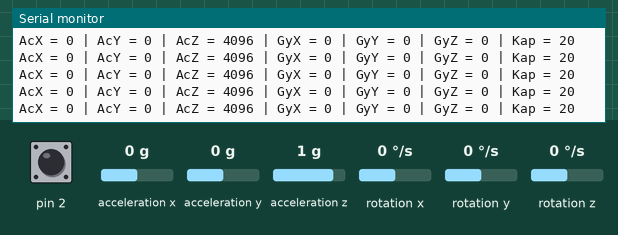
Recording of a sketch running on a simulated Arduino Uno, built with avr-gcc and run on an emulated ATmega328P. Parts: the last lines printed to the serial monitor. Wiring (inferred from the names in the program): MPU-6050 motion sensor at I2C address 0x68. The inputs (shaded band) are chosen by the test bench; at power-on: acceleration x 0 g, pin 2 HIGH, acceleration y 0 g, acceleration z 1 g, rotation x 0 °/s, rotation y 0 °/s, rotation z 0 °/s. No radio packets arrive unless stated.

Above: at 1.2 s.
1.3 s: acceleration x set to -1.4 g
At 1.46 s:
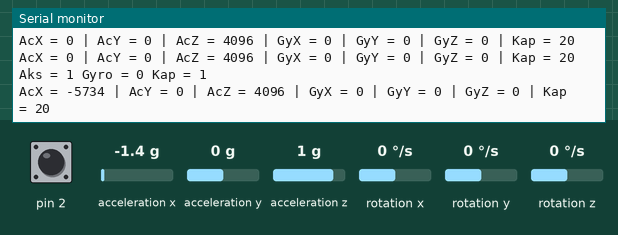
4.3 s: pin 2 pulled LOW for 0.15 s
At 4.45 s:
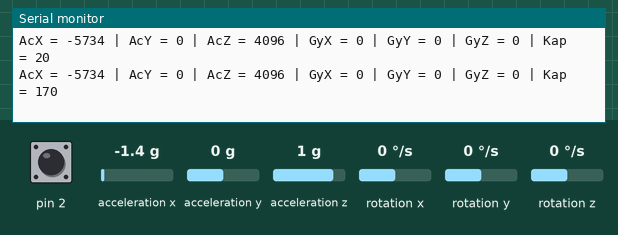
7.4 s: acceleration y set to -1.4 g
At 7.42 s:
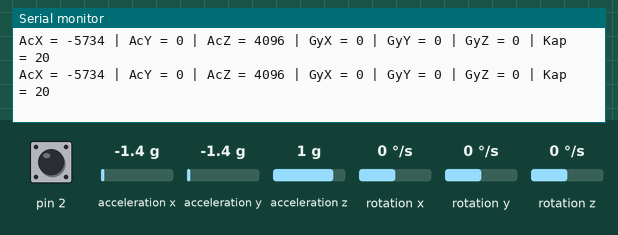
10.4 s: pin 2 pulled LOW for 1 s
At 10.58 s:
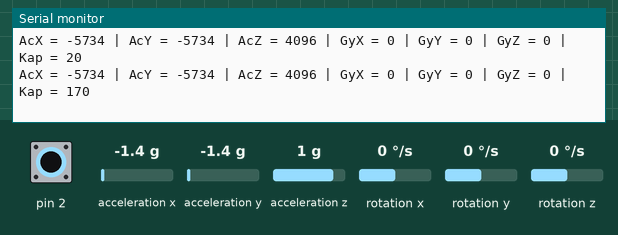
14.4 s: acceleration z set to -1.4 g
At 14.46 s:
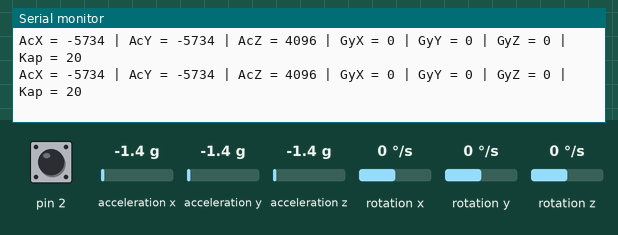
17.4 s: rotation x set to -192 °/s
At 17.41 s:
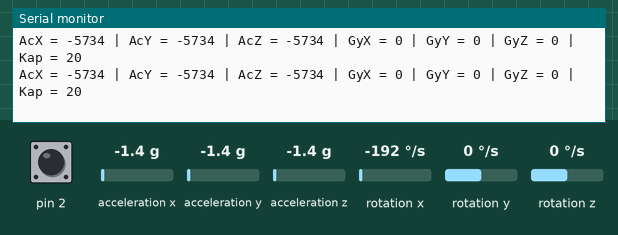

The sketch:

RF_send.ino
```cpp
#include <CapacitiveSensor.h>     //legger til bibliotek
#include <SPI.h>		//bib for kommunisere mellom enheter
#include "RF24.h"		//

#define SERIAL_RATE 9600
#define RADIO_RATE 9600

//sender pin setter til 4, receive pin settes til 2
CapacitiveSensor cap = CapacitiveSensor(4,2);
RF24 myRadio (9, 10);	//setter CSN og CE pins. Vil være send og receive pin til SPI busen
const byte address[6] = "00001"; //må være lik på mottaker

const int KAP_SAMPLES = 1;
const int MAKS_MAALINGER = 10;		//def variabler og pekere
const int ANT_VAR = 6;
int sekv_nr = 0;

long* med_denne;
long* send_array;
long* kap_maalinger;
long* gammel_send_array;
boolean* ja_nei;

boolean old_aks_mvmt = false;		//def boolean
boolean new_aks_mvmt = false;
boolean old_gyro_mvmt = false;
boolean new_gyro_mvmt = false;
boolean old_kap_mvmt = false;
boolean new_kap_mvmt = false;

boolean send_pakke = false;

/* Alokkerer minne til variabler, og kaller på setup-funksjonene for gyro/aks og kap */
 /* sizeof - returnerer antall bytes, malloc - reserverer minne av spesifisert mengde */
void setup() {
   med_denne = malloc((ANT_VAR) * sizeof(long));
   send_array = malloc((ANT_VAR + 1) * sizeof(long));
   gammel_send_array = malloc((ANT_VAR + 1) * sizeof(long));
   ja_nei = malloc((ANT_VAR + 1) * sizeof(boolean));
   kap_maalinger = malloc(sizeof(long) * MAKS_MAALINGER);
   cap.set_CS_Timeout_Millis(50);

   setup_gyro_aks();		//def i RF_send
   setup_radio();		//def i gyro_aks

   Serial.begin(SERIAL_RATE);                   //setter data-raten i bits per sekund
}

void setup_radio() {
  myRadio.begin();                      //begynner transitering [bib inkludert (RF24.h) i RF_send]
  myRadio.setChannel(115); //kanal vi vil kommunisere med mottakeren
  myRadio.setPALevel(RF24_PA_MAX); //bruker mer strøm, men gir lengt mulig rekkevidde [Power amplifier]
  myRadio.setDataRate(RF24_250KBPS) ; //lavest mulig dataoverføring for lengre rekkevidde
  myRadio.openWritingPipe(address);     //setter destinasjon for hvor vi tenker å skrive
  myRadio.stopListening();                    //stopper forrige punkt
}

/* Samler en maaling fra kap.-senor og gyro, kaller på median-funksjon, threshold-funksjon og
 * sjekker om verdier skal sendes */
void loop() {
   kap_maalinger[sekv_nr] = cap.capacitiveSensorRaw(KAP_SAMPLES);
   gyro_maaling();

   sekv_nr++;

   if (sekv_nr >= MAKS_MAALINGER) {
      for (int i = 0; i < ANT_VAR + 1; i++) {
	 gammel_send_array[i] = send_array[i];
      }

      send_array = gyro_median();
      send_array[ANT_VAR] = kap_median();

      new_aks_mvmt = aks_thresh(send_array, gammel_send_array);
      if (new_aks_mvmt && !old_aks_mvmt) {
	 ja_nei[0] = true;
	 send_pakke= true;
      } else if (!new_aks_mvmt && old_aks_mvmt) {
	 ja_nei[0] = false;
	 send_pakke= true;
      }

      new_gyro_mvmt = gyro_thresh(send_array, gammel_send_array);
      if (new_gyro_mvmt && !old_gyro_mvmt) {
	 ja_nei[1] = true;
	 send_pakke= true;
      } else if (!new_gyro_mvmt && old_gyro_mvmt) {
	 ja_nei[1] = false;
	 send_pakke= true;
      }

      new_kap_mvmt = kap_thresh(send_array);
      if (new_kap_mvmt) {
	 ja_nei[2] = true;
      } else {
	 ja_nei[2] = false;
      }

      if (new_kap_mvmt != old_kap_mvmt) {
	 send_pakke = true;
      }


      if (send_pakke) {
	 send(ja_nei, sizeof(boolean), 3);
	 print_ja_nei();
	 /* send(send_array, sizeof(int), 7); */
      }

      old_kap_mvmt = new_kap_mvmt;
      old_gyro_mvmt = new_gyro_mvmt;
      old_aks_mvmt = new_aks_mvmt;
      send_pakke= false;

      print(send_array);
      sekv_nr = 0;
   }
}

void send(void* verdier, int str, int ant) {
   myRadio.write(verdier, str*ant);
}

long kap_median() {
   bubble_sort_long(kap_maalinger, MAKS_MAALINGER);
   return kap_maalinger[MAKS_MAALINGER/2];    //returnerer medianen
}

// Sorteringsalgoritme for long-verdier.
void bubble_sort_long(long a[], int size) {
   for(int i=0; i<(size-1); i++) {
      for(int o=0; o<(size-(i+1)); o++) {
	 if(a[o] > a[o+1]) {
	    int t = a[o];
	    a[o] = a[o+1];
	    a[o+1] = t;
	 }
      }
   }
}

void print_ja_nei() {
   Serial.print("Aks = "); Serial.print(ja_nei[0]);
   Serial.print(" Gyro = "); Serial.print(ja_nei[1]);
   Serial.print(" Kap = "); Serial.print(ja_nei[2]);
   Serial.print("\n");
}

void print(long* verdier) {
   Serial.print("AcX = "); Serial.print(verdier[0]);
   Serial.print(" | AcY = "); Serial.print(verdier[1]);
   Serial.print(" | AcZ = "); Serial.print(verdier[2]);
   Serial.print(" | GyX = "); Serial.print(verdier[3]);
   Serial.print(" | GyY = "); Serial.print(verdier[4]);
   Serial.print(" | GyZ = "); Serial.print(verdier[5]);
   Serial.print(" | Kap = "); Serial.println(verdier[6]);
}
```

gyro_aks.ino
```cpp
#include <Wire.h>
#include <stdlib.h>

#define MPU6050_PWR_MGMT_1 0x6B
#define GYRO_ADDR 0x1B
#define AKS_ADDR 0x1C
#define GYRO_AKS_FULL_SCALE 0x10
#define WAKE_MODE 0

long *maalinger;		//def peker
const int MPU6050_I2C_ADDRESS = 0x68;

void setup_gyro_aks(){
   //Allokerer minne
   maalinger = malloc(ANT_VAR * MAKS_MAALINGER * sizeof(long));

   Wire.begin(); // Initialize the 'Wire' class for the I2C-bus.
   // Start queuing bytes to be transferred to device with specified address
   Wire.beginTransmission(MPU6050_I2C_ADDRESS);
   Wire.write(MPU6050_PWR_MGMT_1);  // Choose PWR_MGMT_1 register
   Wire.write(WAKE_MODE);	    // Wake up device (1=sleep)
   Wire.endTransmission();	    // Transmits queued bytes by "write" and ends transmission

   Wire.beginTransmission(MPU6050_I2C_ADDRESS);
   Wire.write(GYRO_ADDR);	    // Talk to the GYRO_CONFIG register
   Wire.write(GYRO_AKS_FULL_SCALE); // Set to 1000deg/s full scale
   Wire.endTransmission();

   Wire.beginTransmission(MPU6050_I2C_ADDRESS);
   Wire.write(AKS_ADDR);	    //Talk to the ACCEL_CONFIG register
   Wire.write(GYRO_AKS_FULL_SCALE); // Set to +/- 8g full scale range
   Wire.endTransmission();
}


/*får inn verdiene fra gyro og aks. lager en liste med første de 10 første verdiene for x-akse akelerometer osv*/
   // 0x3B (ACCEL_XOUT_H) & 0x3C (ACCEL_XOUT_L)
   // 0x3D (ACCEL_YOUT_H) & 0x3E (ACCEL_YOUT_L) */
   // 0x3F (ACCEL_ZOUT_H) & 0x40 (ACCEL_ZOUT_L) */
   //Hoppe over temp
   // 0x43 (GYRO_XOUT_H) & 0x44 (GYRO_XOUT_L) */
   // 0x45 (GYRO_YOUT_H) & 0x46 (GYRO_YOUT_L) */
   // 0x47 (GYRO_ZOUT_H) & 0x48 (GYRO_ZOUT_L) */
void gyro_maaling(){
   Wire.beginTransmission(MPU6050_I2C_ADDRESS);
   Wire.write(0x3B);  // starting with register 0x3B (ACCEL_XOUT_H)
   Wire.endTransmission(false);
   Wire.requestFrom(MPU6050_I2C_ADDRESS,14,true);  // request a total of 14 registers

   maalinger[MAKS_MAALINGER*0 + sekv_nr] = Wire.read()<<8|Wire.read();
   maalinger[MAKS_MAALINGER*1 + sekv_nr] = Wire.read()<<8|Wire.read();
   maalinger[MAKS_MAALINGER*2 + sekv_nr] = Wire.read()<<8|Wire.read();
   Wire.read()<<8|Wire.read();
   maalinger[MAKS_MAALINGER*3 + sekv_nr] = Wire.read()<<8|Wire.read();
   maalinger[MAKS_MAALINGER*4 + sekv_nr] = Wire.read()<<8|Wire.read();
   maalinger[MAKS_MAALINGER*5 + sekv_nr] = Wire.read()<<8|Wire.read();
}

/* Sorterer listen "maalinger" 10 for 10 (elementer) for så å regne ut medianen i de 10 */
/* sorterte elementene */
long* gyro_median() {

   for (int i = 0; i < MAKS_MAALINGER; i++) {
      bubble_sort_long(maalinger + i*MAKS_MAALINGER, MAKS_MAALINGER);
      med_denne[i] = maalinger[i*MAKS_MAALINGER + MAKS_MAALINGER/2];
   }

   return med_denne;
}
```

threshold.ino
```cpp
/* Definerer alle globale variabler */
long kap_threshold;

long endring_x;
long endring_y;
long endring_z;

long x;
long y;
long z;

long x_old;
long y_old;
long z_old;

const long AKS_SENS = 400;
const long GYRO_SENS = 600;
const long KAP_SENS = 15;

/* Finner absoluttverdi av nåværende og gamle verdier for aks, og sjekker om differansen er over
 * threshold */
boolean aks_thresh(long* send_array, long* gammel_send_array) {
   x = send_array[0];
   y = send_array[1];
   z = send_array[2];

   x = abs(x);
   y = abs(y);
   z = abs(z);

   x_old = gammel_send_array[0];
   y_old = gammel_send_array[1];
   z_old = gammel_send_array[2];

   x_old = abs(x_old);
   y_old = abs(y_old);
   z_old = abs(z_old);

   long a_thresh_x = AKS_SENS;
   long a_thresh_y = AKS_SENS;
   long a_thresh_z = AKS_SENS;

   endring_x = send_array[0] - gammel_send_array[0];
   endring_x = abs(endring_x);
   endring_y = send_array[1] - gammel_send_array[1];
   endring_y = abs(endring_y);
   endring_z = send_array[2] - gammel_send_array[2];
   endring_z = abs(endring_z);

   if (endring_x > a_thresh_x || endring_y > a_thresh_y || endring_z > a_thresh_z) {
      return true;
   }

   return false;
}

/* Finner absoluttverdi av nåværende og gamle verdier for gyro, og sjekker om differansen er */
/* over threshold */
boolean gyro_thresh(long* send_array, long* gammel_send_array) {
   x = send_array[3];
   y = send_array[4];
   z = send_array[5];

   x = abs(x);
   y = abs(y);
   z = abs(z);

   x_old = gammel_send_array[3];
   y_old = gammel_send_array[4];
   z_old = gammel_send_array[5];

   x_old = abs(x_old);
   y_old = abs(y_old);
   z_old = abs(z_old);

   long g_thresh_x = GYRO_SENS;
   long g_thresh_y = GYRO_SENS;
   long g_thresh_z = GYRO_SENS;

   endring_x = send_array[3] - gammel_send_array[3];
   endring_x = abs(endring_x);
   endring_y = send_array[4] - gammel_send_array[4];
   endring_y = abs(endring_y);
   endring_z = send_array[5] - gammel_send_array[5];

   endring_z = abs(endring_z);

   if (endring_x > g_thresh_x || endring_y > g_thresh_y || endring_z > g_thresh_z) {
      return true;
   }
   return false;
}

/* Sjekker om nåværende verdi for kap er over threshold */
boolean kap_thresh(long* send_array) {
   long kap_verdi = send_array[6];
   kap_verdi = abs(kap_verdi);

   if (kap_verdi > KAP_SENS) {
      return true;
   }
   return false;
}

void print_ting() {
   Serial.print("x = "); Serial.print(x_old);
   Serial.print("x = "); Serial.print(x);
   Serial.print("x = "); Serial.println(endring_x);
   Serial.println();

   Serial.print("y = "); Serial.print(y_old);
   Serial.print("y = "); Serial.print(y);
   Serial.print("x = "); Serial.println(endring_y);
   Serial.println();

   Serial.print("z = "); Serial.print(z_old);
   Serial.print("z = "); Serial.print(z);
   Serial.print("x = "); Serial.println(endring_z);
   Serial.println();
}
```

Measured:
- after the input at 1.3 s, the serial monitor: prints a new line after 0.10 s (image 1)
- after the input at 4.3 s, the serial monitor: prints a new line after 0.09 s (image 2)
- after the input at 10.4 s, the serial monitor: prints a new line after 0.11 s (image 4)
